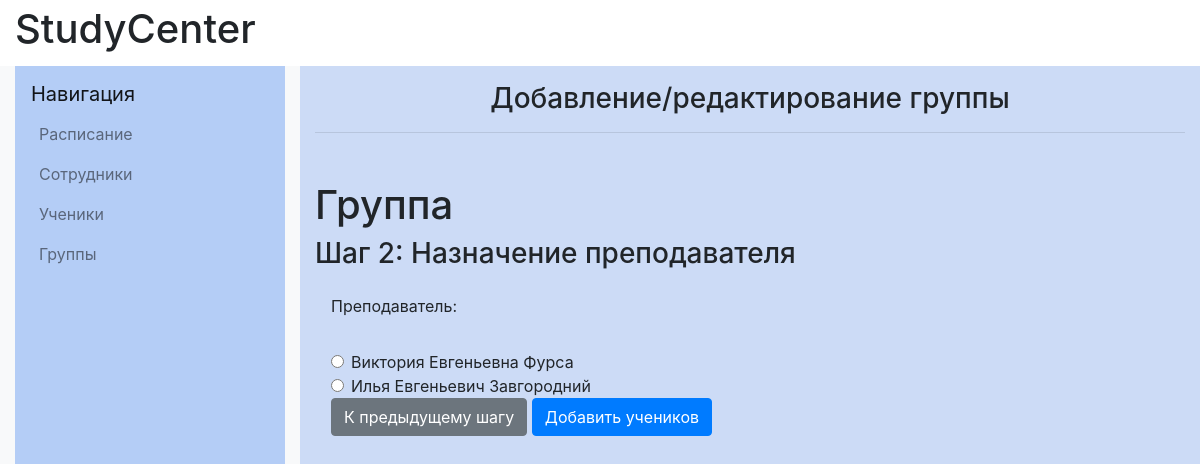
Page /groups/42/select_teacher on the committed database.
### catalog/models.py (models this page shows, shortened)
class Worker(models.Model):
    firstname=models.CharField(max_length=20, verbose_name="Имя")
    lastname=models.CharField(max_length=20, verbose_name="Фамилия")
    fathername=models.CharField(max_length=20, verbose_name="Отчество")
    date_of_birth=models.DateField(verbose_name="Дата рождения")
    gender=models.IntegerField(validators=[MinValueValidator(0), MaxValueValidator(1)], verbose_name="Пол")
    subject = models.ManyToManyField(Subject, verbose_name="Дисциплины")
    phone_number=models.CharField(max_length=11,validators=[MinLengthValidator(11)], verbose_name="Номер телефона")
    email=models.EmailField(verbose_name="E-mail")
    objects=models.Manager()
    registration_date=models.DateField()
    DoesNotExist = models.Manager

### catalog/views.py (the view)
# urls.py: path('groups/<int:pk>/select_teacher', views.select_teacher, name='select_teacher'),
def select_teacher(request, pk):
    group = get_object_or_404(Group, pk=pk, created=False)
    subject = group.subject
    if request.method == 'POST':
        form = GroupTeacherForm(request.POST, instance=group)
        if form.is_valid():
            form.save()
            return redirect('add_student_in_group', pk=pk)
    else:
        teachers = Worker.objects.filter(subject=subject)
        form = GroupTeacherForm(instance=group)
    return render(request, 'group/select_teacher_form.html', {'select_teacher_form': form, 'teachers': teachers})

### catalog/forms.py
class GroupTeacherForm(forms.ModelForm):
    teacher = forms.ModelChoiceField(
        queryset=Worker.objects.all())
    class Meta:
        model = Group
        fields = ('teacher',)
        labels = {'teacher': "Преподаватель"}
        widgets = {'teacher': forms.RadioSelect()}

### catalog/templates/group/select_teacher_form.html (shortened to what this page needs)
{% extends "base_generic.html" %}
{% block content %}
<div class="col-md-8 col-lg-9 content-container" style="background-color: #ccdbf6">
    <h1 class="h3 text-center mt-3">Добавление/редактирование группы</h1>
    <hr class="mb-5">
    <section>
        <h1>Группа</h1>
        <h3>Шаг 2: Назначение преподавателя</h3>
        <div class="form-group p-2">
            <form method="POST" class="d-block p-2">
                <label>Преподаватель:</label><br>
                {% for teacher in teachers %}
                    <div class="form-check">
                        <input class="form-check-input" type="radio" name="teacher" id="teacher_{{ teacher.id }}" value="{{ teacher.id }}">
                        <label class="form-check-label" for="teacher_{{ teacher.id }}">
                            {{ teacher.firstname }} {{ teacher.fathername }} {{ teacher.lastname }}
                        </label>
                    </div>
                {% endfor %}
                <div>
                    <a class="btn btn-secondary" href="{% url 'group_new' %}">К предыдущему шагу</a>
                    <button type="submit" class="save btn btn-primary">Добавить учеников</button>
                </div>
            </form>
        </div>
    </section>
</div>
{% endblock content %}

### catalog/static/css/styles.css (style rules this page uses)
@media (min-width: 768px) { .form-group label { display: block; } }

### rows in the picture
Worker: firstname "Виктория", fathername "Евгеньевна", lastname "Фурса"
Worker: firstname "Илья", fathername "Евгеньевич", lastname "Завгородний"
